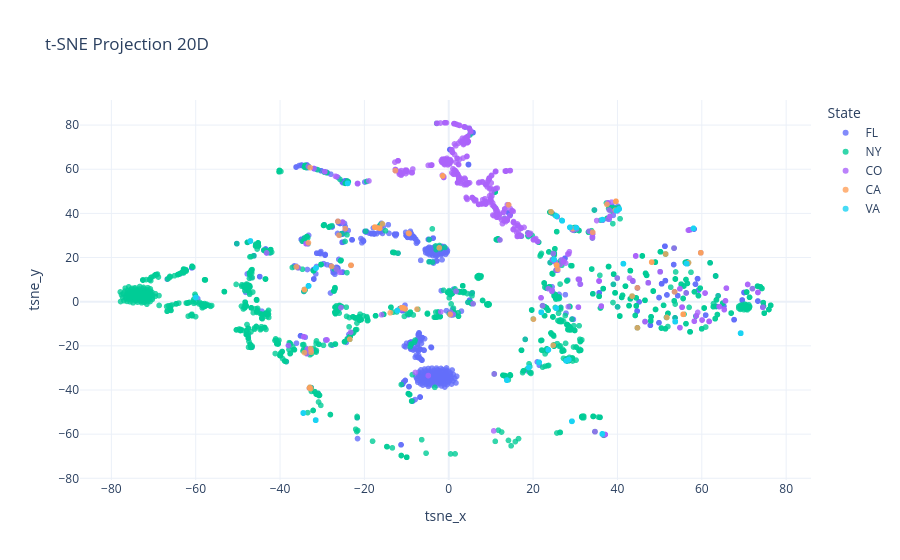

Source (notebook cell):
### Code cell
# 1) 50D spectral embedding with node labels included
all_emb_20 = spectral_embed_from_adjacency(
    M_all,
    n_components=20,
    node_ids=node_ids,
    make_symmetric=True,
    zero_self_loops=True,
    use_sparse=True,
    random_state=42
)

# 2) t-SNE on those 50 dims -> 2D
feat_cols_20 = ["x", "y"] + [f"x{i}" for i in range(2, 20)]  # total 50 columns
tsne_df_20 = tsne_reduce(all_emb_20, feature_cols=feat_cols_20, perplexity=30.0, max_iter=1000, random_state=42)

# (Optional) add a simple row index to hover too
tsne_df_20["node_index"] = range(len(tsne_df_20))  # matrix row number
# If you stored any attrs in G_all (e.g., total_count, clusters), you can merge them:
# attrs = pd.Series(nx.get_node_attributes(G_all, "total_count"), name="total_count")
# tsne_df = tsne_df.merge(attrs, left_on="node_id", right_index=True, how="left")
# Suppose you have a DataFrame `meta_df` with your extra columns:
# meta_df columns: ["GlobalEventID", "date", "EventCode", "state", "title"]

# Merge metadata onto the t-SNE result (assuming node_id == GlobalEventID)
merged_df_20 = tsne_df_20.merge(
    global_db[["GlobalEventID", "EventCode", "state", "title"]],
    left_on="node_id", right_on="GlobalEventID", how="left"
)

# --- Plot colored by state ---
fig_20 = px.scatter(
    merged_df_20,
    x="tsne_x",
    y="tsne_y",
    color="state",                          # color by state
    hover_data={
        "GlobalEventID": True,
        "EventCode": True,
        "title": True,
        "state": False,                     # shown via color already
        "tsne_x": False,
        "tsne_y": False,
    },
    title="t-SNE Projection 20D",
    template="plotly_white"
)

fig_20.update_traces(marker=dict(size=6, opacity=0.8))
fig_20.update_layout(legend_title_text="State")
fig_20.show()

# 3) Plot with hover showing both the GlobalEventID and row index
#fig = plot_tsne(tsne_df, id_cols=["node_id", "node_index"])
# fig.show()

### Figure 1 — Plotly figure (JSON) as saved in the notebook; plotly's stock layout.template omitted (floating-point values rounded to 4 significant figures; data arrays with more than 128 entries replaced by an {"elided": "..."} marker saying what was removed)
{"data": [{"customdata": {"elided": "861x4 mixed values"}, "hovertemplate": "GlobalEventID=%{customdata[0]}<br>EventCode=%{customdata[1]}<br>title=%{customdata[2]}<extra></extra>", "legendgroup": "FL", "marker": {"color": "#636efa", "opacity": 0.8, "size": 6, "symbol": "circle"}, "mode": "markers", "name": "FL", "showlegend": true, "type": "scattergl", "x": {"elided": "861 float values"}, "xaxis": "x", "y": {"elided": "861 float values"}, "yaxis": "y"}, {"customdata": {"elided": "1517x4 mixed values"}, "hovertemplate": "GlobalEventID=%{customdata[0]}<br>EventCode=%{customdata[1]}<br>title=%{customdata[2]}<extra></extra>", "legendgroup": "NY", "marker": {"color": "#00cc96", "opacity": 0.8, "size": 6, "symbol": "circle"}, "mode": "markers", "name": "NY", "showlegend": true, "type": "scattergl", "x": {"elided": "1517 float values"}, "xaxis": "x", "y": {"elided": "1517 float values"}, "yaxis": "y"}, {"customdata": {"elided": "541x4 mixed values"}, "hovertemplate": "GlobalEventID=%{customdata[0]}<br>EventCode=%{customdata[1]}<br>title=%{customdata[2]}<extra></extra>", "legendgroup": "CO", "marker": {"color": "#ab63fa", "opacity": 0.8, "size": 6, "symbol": "circle"}, "mode": "markers", "name": "CO", "showlegend": true, "type": "scattergl", "x": {"elided": "541 float values"}, "xaxis": "x", "y": {"elided": "541 float values"}, "yaxis": "y"}, {"customdata": {"elided": "73x4 mixed values"}, "hovertemplate": "GlobalEventID=%{customdata[0]}<br>EventCode=%{customdata[1]}<br>title=%{customdata[2]}<extra></extra>", "legendgroup": "CA", "marker": {"color": "#FFA15A", "opacity": 0.8, "size": 6, "symbol": "circle"}, "mode": "markers", "name": "CA", "showlegend": true, "type": "scattergl", "x": [37.51, 39.64, 39.5, 39.64, 55.6, 55.6, 55.6, -23.46, 20.1, 25.58, 25.58, 25.58, 25.58, 25.83, -47.04, 39.64, -32.75, -32.64, -34.22, -10.97, -10.65, -11.21, -26.02, -13.87, -10.82, -10.32, 59.76, 59.76, 34.15, 24.25, 14.2, 48.12, 48.12, -12.65, -16.36, -16.36, -16.36, -24.54, -17.01, -9.399, -2.24, -9.541, 44.73, -27.78, -36.14, 51.41, 56.85, -33.27, -17.52, -17.52, -17.52, -17.52, -17.52, -23.17, -23.17, -1.418, -1.418, -7.529, 0.3263, -34.2, -34.2, -15.73, 53.54, 44.73, -26.28, 43.47, 51.7, -32.72, -33.03, -32.92, -32.86, 29.4, 24.77], "xaxis": "x", "y": [44.03, 45.44, 41.44, 45.44, -5.714, -5.714, -5.714, -17.02, -7.926, 16.54, 16.54, 16.54, 16.54, 14.69, 27.48, 45.44, -21.28, -22.92, -23.07, -2.764, -2.923, -2.763, 30.06, -5.024, -2.801, -3.297, 22.15, 22.15, 31.44, 40.71, 43.88, 17.93, 17.93, 59.37, 33.3, 33.3, 33.3, 33.09, 33.59, 30.89, 24.4, 31.04, 6.273, 16.02, 15.79, 21.6, 17.65, 26.71, 33.76, 33.76, 33.76, 33.76, 33.76, 16.49, 16.49, 56.96, 56.96, -3.392, -5.757, 5.483, 5.483, 35.23, 4.471, -11.84, 36.37, 2.52, -7.112, -39.36, -39.14, -38.77, 60.74, 33.08, -19.75], "yaxis": "y"}, {"customdata": {"elided": "248x4 mixed values"}, "hovertemplate": "GlobalEventID=%{customdata[0]}<br>EventCode=%{customdata[1]}<br>title=%{customdata[2]}<extra></extra>", "legendgroup": "VA", "marker": {"color": "#19d3f3", "opacity": 0.8, "size": 6, "symbol": "circle"}, "mode": "markers", "name": "VA", "showlegend": true, "type": "scattergl", "x": {"elided": "248 float values"}, "xaxis": "x", "y": {"elided": "248 float values"}, "yaxis": "y"}], "layout": {"legend": {"title": {"text": "State"}, "tracegroupgap": 0}, "title": {"text": "t-SNE Projection 20D"}, "xaxis": {"anchor": "y", "domain": [0, 1], "title": {"text": "tsne_x"}}, "yaxis": {"anchor": "x", "domain": [0, 1], "title": {"text": "tsne_y"}}}}
